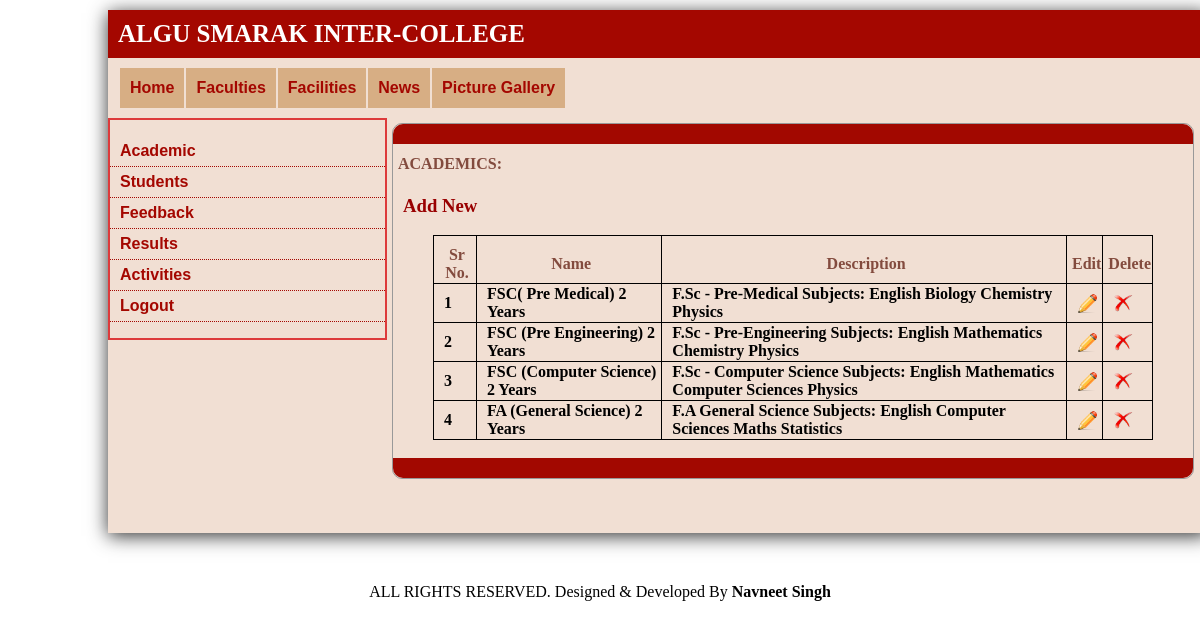
/academics.php (signed in), run on the app's committed database.
### tables this page shows
CREATE TABLE IF NOT EXISTS `acadamics` (
  `aid` int(11) NOT NULL AUTO_INCREMENT,
  `adescription` text NOT NULL,
  `aname` varchar(100) NOT NULL DEFAULT '',
  PRIMARY KEY (`aid`)
);

### academics.php (the view, shortened to what this page needs)
<?php
include 'config.php';
?><!DOCTYPE html PUBLIC "-//W3C//DTD XHTML 1.0 Transitional//EN" "http://www.w3.org/TR/xhtml1/DTD/xhtml1-transitional.dtd">
<html xmlns="http://www.w3.org/1999/xhtml">
<head>
<link rel="stylesheet" href="style.css" type="text/css" />
</head>
<body>
<div class="wrapper">
	<div id="header">ALGU SMARAK INTER-COLLEGE</div>
    <div id="menu">
    	<ul>
        	<li><a href="admin_home.php" title="Home">Home</a></li>
                <li><a href="add_faculty.php" title="Faculties">Faculties</a></li>
                <li><a href="add_facilities.php" title="Facilities">Facilities</a></li>
                <li><a href="add_news.php" title="News">News</a></li>
                <li><a href="add_gallery.php" title="Picture Gallery">Picture Gallery</a></li>
        </ul>
        <br />
<br style="clear:both;" />
    </div>
    	<div class="sidebar_menu_admin">
        	<ul>
            	<li><a href="academics.php" title="Academic">Academic</a></li>
                <li><a href="students.php" title="Students">Students</a></li>
                <li><a href="feedback.php" title="Feedback">Feedback</a></li>
                <li><a href="add_result.php" title="Results">Results</a></li>
                <li><a href="activities.php" title="Activities">Activities</a></li>
                <li><a href="logout.php" title="Logout">Logout</a></li>
          </ul>
        </div>
    <div class="content">
    	<div class="content_div"></div>
        <h4 class="bold">ACADEMICS:</h4>
        <h3 ><a href='add_academics.php' class='copy1' style="padding-left:10px;"  title='Click to Add New Academics'> Add New
					</a></h3>
         <p class="para">
   	  <form method="post" action="adm_code.php">
           	  <table  align="center" class="tab" border="1">
                <tr>
                <th class="bold th">Sr No.</th>
                	<th class="bold th">Name</th>
                    <th class="bold th">Description</th>
                   	<th class="bold th">Edit</th>
                    <th class="bold th">Delete</th>
                </tr>
                <?php
				$result=mysqli_query($conn,"SELECT * from acadamics");
				$i=1;
				while($test=mysqli_fetch_array($result))
				{
					$id=$test['aid'];
				echo
                '<tr>';
					echo '<td>'.$i.'</td>';
                	echo '<td>'.$test['aname'].'</td>';
                    echo '<td>'.$test['adescription'].'</td>';
					echo "<td><a href='add_academics.php?aid=$id' class='copy' title='Edit Academics'>
					<img src='images2/edit.png' style='height:20px;width:20px;'/>
					</a></td>";
					echo "<td><a href='delete.php?aid=$id' class='copy' title='Delete Academics'>
					<img src='images2/DeleteRed.png' style='height:20px;width:20px;'/>
					</a></td>";
                echo '</tr>';
               $i++;
				}
				?>
        </table>
   	  </form>
        <br />
        <div class="content_foot"></div>
        </p>
    </div>
    <br style="clear:both;" /><br /><br />
<br />
</div>
 <?php
 include 'footer.php';
 ?>
</body>
</html>

### style.css (style rules this page uses)
body { background:#FFF; }
.wrapper { height:auto; width:1100px; box-shadow: 0px 3px 18px #333333; background:#F1DFD3; margin:10px 100px 50px 100px; }
#header { background:#A40700; margin:0px; color:#FFF; font-size:25px; font-weight:bold; padding-top:10px; padding-left:10px; padding-bottom:10px; font-family:Georgia, serif; }
#menu { background:#F1DFD3; height:auto; margin:0px 0px 10px 0px; width:1100px; letter-spacing: -0px; }
#menu ul { margin:10px auto 0px 5px; padding-left:5px; }
#menu ul li { list-style-type:none; float:left; font-weight:bolder; font-family:Arial, Helvetica, sans-serif; display:block; line-height:40px; background:#D7AE84; margin-left:2px; padding:0px 10px 0px 10px; }
#menu ul li a { text-decoration:none; color:#A40700; }
.sidebar_menu_admin { height:auto; width:25%; background:#F1DFD3; border:solid 2px #DD3A3B; padding:0px auto auto -10px; float:left; }
.sidebar_menu_admin ul li { list-style-type:none; border-bottom:dotted 1px #A40700; margin-left:-40px; padding-left:10px; }
.sidebar_menu_admin ul li a { text-decoration:none; display:block; line-height:30px; font-family:Arial, Helvetica, sans-serif; font-weight:bold; color:#A40700; }
.content { height:auto; background:#F1DFD3; border:#999 1px solid; width:800px; margin:5px auto auto 5px; border-radius:10px; float:left; }
.content_div { background-color:#A20800; height:20px; border-top-left-radius:10px; border-top-right-radius:10px; width:800px; float:left; }
.content_foot { background-color:#A20800; height:20px; border-bottom-left-radius:10px; border-bottom-right-radius:10px; width:800px; float:left; position:relative; }
.para { margin:0px 5px auto auto; padding-right:5px; text-align:left; margin-left:5px; padding-bottom:0px; height:auto; }
.bold { text-align:left; color:#834B3E; padding-top:10px; padding-left:5px; }
.copy { text-decoration:none; color:#000; }
.copy1 { text-decoration:none; color:#900; }
table td { font-weight:bold; padding-left:10px; }
.th { text-align:center; }
.tab { border:1px solid #000000; border-collapse:collapse; width:90%; }

### data on the page
acadamics: aname "FSC( Pre Medical) 2 Years", adescription "F.Sc - Pre-Medical Subjects: English Biology Chemistry Physics"
acadamics: aname "FSC (Pre Engineering) 2 Years", adescription "F.Sc - Pre-Engineering Subjects: English Mathematics Chemistry Physics"
acadamics: aname "FSC (Computer Science) 2 Years", adescription "F.Sc - Computer Science Subjects: English Mathematics Computer Sciences Physics"
acadamics: aname "FA (General Science) 2 Years", adescription "F.A General Science Subjects: English Computer Sciences Maths Statistics"
